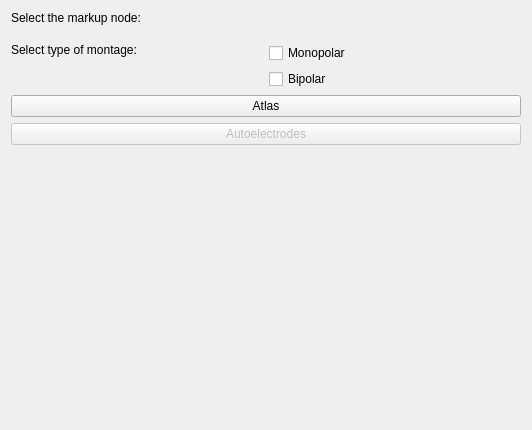
<?xml version="1.0" encoding="UTF-8"?>
<ui version="4.0">
 <class>Autoelectrodes</class>
 <widget class="qMRMLWidget" name="Autoelectrodes">
  <property name="geometry">
   <rect>
    <x>0</x>
    <y>0</y>
    <width>532</width>
    <height>430</height>
   </rect>
  </property>
  <layout class="QVBoxLayout" name="verticalLayout">
   <item>
    <widget class="QLabel" name="label_2">
     <property name="text">
      <string>Select the markup node:</string>
     </property>
    </widget>
   </item>
   <item>
    <widget class="ctkDynamicSpacer" name="DynamicSpacer"/>
   </item>
   <item>
    <widget class="qMRMLNodeComboBox" name="MRMLNodeComboBox">
     <property name="enabled">
      <bool>true</bool>
     </property>
    </widget>
   </item>
   <item>
    <layout class="QHBoxLayout" name="horizontalLayout">
     <item alignment="Qt::AlignTop">
      <widget class="QLabel" name="label">
       <property name="text">
        <string>Select type of montage:</string>
       </property>
      </widget>
     </item>
     <item>
      <layout class="QVBoxLayout" name="verticalLayout_2">
       <item alignment="Qt::AlignLeft|Qt::AlignTop">
        <widget class="QCheckBox" name="checkBox">
         <property name="text">
          <string>Monopolar</string>
         </property>
        </widget>
       </item>
       <item alignment="Qt::AlignLeft|Qt::AlignTop">
        <widget class="QCheckBox" name="checkBox_2">
         <property name="text">
          <string>Bipolar</string>
         </property>
        </widget>
       </item>
      </layout>
     </item>
    </layout>
   </item>
   <item>
    <widget class="QPushButton" name="pushButton">
     <property name="text">
      <string>Atlas</string>
     </property>
    </widget>
   </item>
   <item>
    <widget class="QPushButton" name="applyButton">
     <property name="enabled">
      <bool>false</bool>
     </property>
     <property name="toolTip">
      <string>Run the algorithm.</string>
     </property>
     <property name="text">
      <string>Autoelectrodes</string>
     </property>
    </widget>
   </item>
   <item>
    <spacer name="verticalSpacer">
     <property name="orientation">
      <enum>Qt::Vertical</enum>
     </property>
     <property name="sizeHint" stdset="0">
      <size>
       <width>20</width>
       <height>40</height>
      </size>
     </property>
    </spacer>
   </item>
  </layout>
 </widget>
 <customwidgets>
  <customwidget>
   <class>ctkDynamicSpacer</class>
   <extends>QWidget</extends>
   <header>ctkDynamicSpacer.h</header>
  </customwidget>
  <customwidget>
   <class>qMRMLNodeComboBox</class>
   <extends>QWidget</extends>
   <header>qMRMLNodeComboBox.h</header>
  </customwidget>
  <customwidget>
   <class>qMRMLWidget</class>
   <extends>QWidget</extends>
   <header>qMRMLWidget.h</header>
   <container>1</container>
  </customwidget>
 </customwidgets>
 <resources/>
 <connections/>
</ui>
